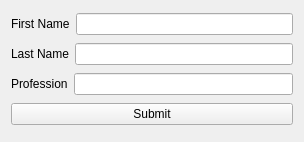
<?xml version="1.0" encoding="UTF-8"?>
<ui version="4.0">
 <class>Widget</class>
 <widget class="QWidget" name="Widget">
  <property name="geometry">
   <rect>
    <x>0</x>
    <y>0</y>
    <width>304</width>
    <height>142</height>
   </rect>
  </property>
  <property name="windowTitle">
   <string>Widget</string>
  </property>
  <layout class="QVBoxLayout" name="verticalLayout">
   <item>
    <layout class="QHBoxLayout" name="horizontalLayout">
     <item>
      <widget class="QLabel" name="label">
       <property name="text">
        <string>First Name</string>
       </property>
      </widget>
     </item>
     <item>
      <widget class="QLineEdit" name="firstNameLineEdit"/>
     </item>
    </layout>
   </item>
   <item>
    <layout class="QHBoxLayout" name="horizontalLayout_2">
     <item>
      <widget class="QLabel" name="label_2">
       <property name="text">
        <string>Last Name</string>
       </property>
      </widget>
     </item>
     <item>
      <widget class="QLineEdit" name="lastNameLineEdit"/>
     </item>
    </layout>
   </item>
   <item>
    <layout class="QHBoxLayout" name="horizontalLayout_3">
     <item>
      <widget class="QLabel" name="label_3">
       <property name="text">
        <string>Profession</string>
       </property>
      </widget>
     </item>
     <item>
      <widget class="QLineEdit" name="professionLineEdit"/>
     </item>
    </layout>
   </item>
   <item>
    <widget class="QPushButton" name="submitButton">
     <property name="text">
      <string>Submit</string>
     </property>
    </widget>
   </item>
  </layout>
 </widget>
 <layoutdefault spacing="6" margin="11"/>
 <resources/>
 <connections/>
</ui>
